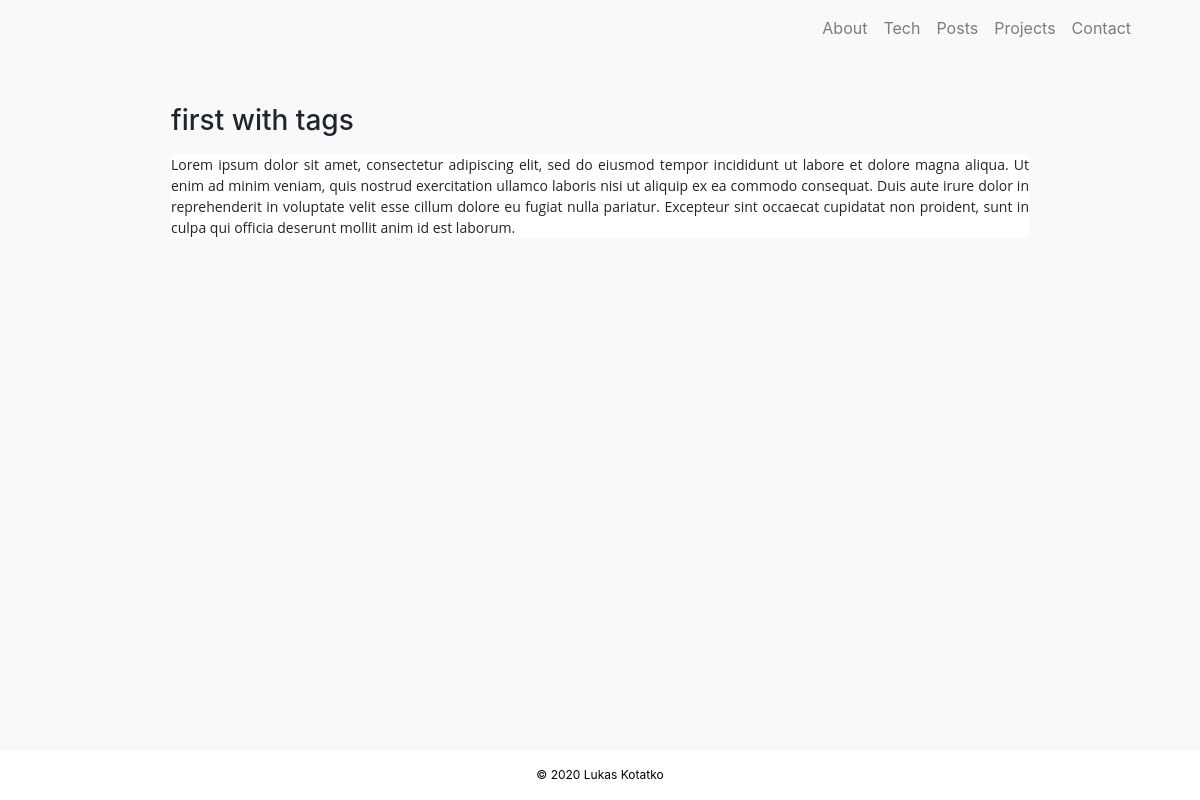
/post/6, run on the app's committed database.
### application/models.py (models this page shows, shortened)
class PostModel(db.Model):
    __tablename__ = "posts"
    id = db.Column(db.Integer, primary_key=True)
    title = db.Column(db.String(128), unique=False, nullable=False)
    body = db.Column(db.Text, unique=False, nullable=False)
    tags = db.Column(db.Text, unique=False, nullable=True)
    time_posted = db.Column(db.DateTime, unique=False, nullable=False)

### application/routes.py (the view)
@app.route('/post/<int:post_id>')
def post(post_id:int):
    post = PostModel.query.get_or_404(post_id)
    return render_template("post.html", post=post)

### application/templates/post.html (shortened to what this page needs)
{% extends 'layout.html' %}
{% block content %}
    <div class="container post">
        <h3>{{ post.title }}</h3>
        <p>{{ post.body | safe }}</p>
    </div>
{% endblock %}

### application/static/css/style.css (style rules this page uses)
html, body { background-color: #F8F9FA; }
body { margin:0; padding:0; }
.post { text-align: justify; }
@media screen and (min-width: 801px) { .post { width: 80%; } }

### data on the page
PostModel: title "first with tags", body "Lorem ipsum dolor sit amet, consectetur adipiscing elit, sed do eiusmod tempor incididunt ut labore et dolore magna aliqua. Ut enim ad minim veniam, quis nostrud exercitation ullamco laboris nisi ut aliquip ex ea commodo consequat. Duis aute irure dolor in reprehenderit in voluptate velit esse cillum dolore eu fugiat nulla pariatur. Excepteur sint occaecat cupidatat non proident, sunt in culpa qui officia deserunt mollit anim id est laborum."
